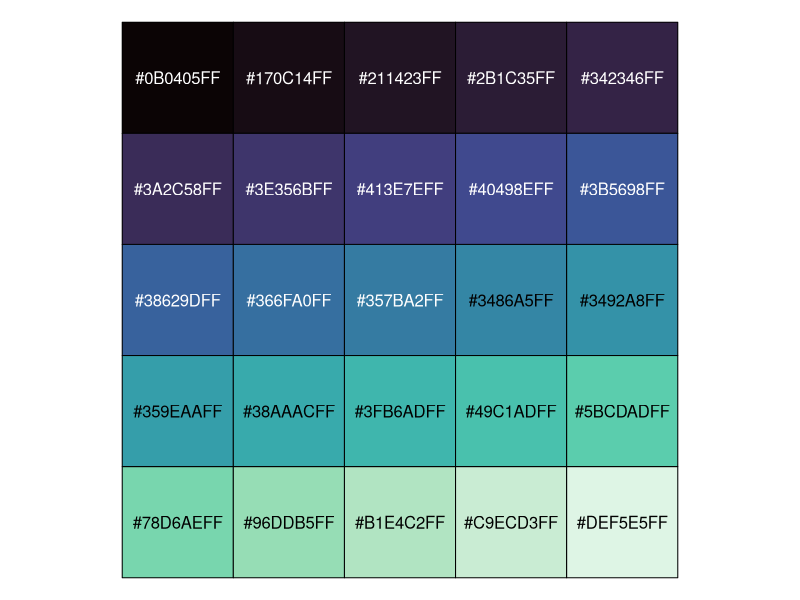
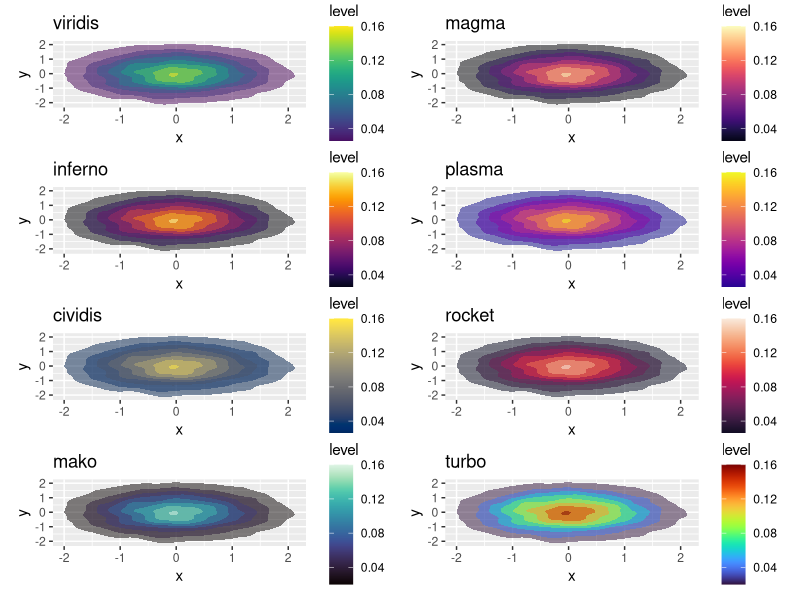

Write the R code that produced these figures, in order.
## ---- chunk 1
library(ggplot2)
library(viridisLite)
library(scales)
library(patchwork)
## ---- chunk 2
pal <- viridisLite::mako(25)
pal
## ---- chunk 3
#| out-width: 100%
#| out-height: 250%
scales::show_col(pal)
## ---- chunk 4
#| out-width: 100%
#| out-height: 250%
df <- data.frame(x = rnorm(20000), y = rnorm(20000))
vL_pals <- c("viridis", "magma", "inferno", "plasma", "cividis", "rocket",
             "mako", "turbo")

ls <- vector(mode = "list", length = length(vL_pals))
names(ls) <- vL_pals

for (i in 1:length(vL_pals)) {
  pal_parsed = parse(text = vL_pals[i])
  
  ls[[i]] <- ggplot2::ggplot(df, aes(x, y)) +
    stat_density2d(aes(fill = after_stat(level)), 
                   alpha = .5, geom = "polygon", n = 200) +
    scale_fill_gradientn(colours = eval(pal_parsed)(n = 256)) +
    ggtitle(label = vL_pals[i])
}

(ls[[1]] + ls[[2]]) / (ls[[3]] + ls[[4]]) / (ls[[5]] + ls[[6]]) / (ls[[7]] + ls[[8]]) # patchwork composition
